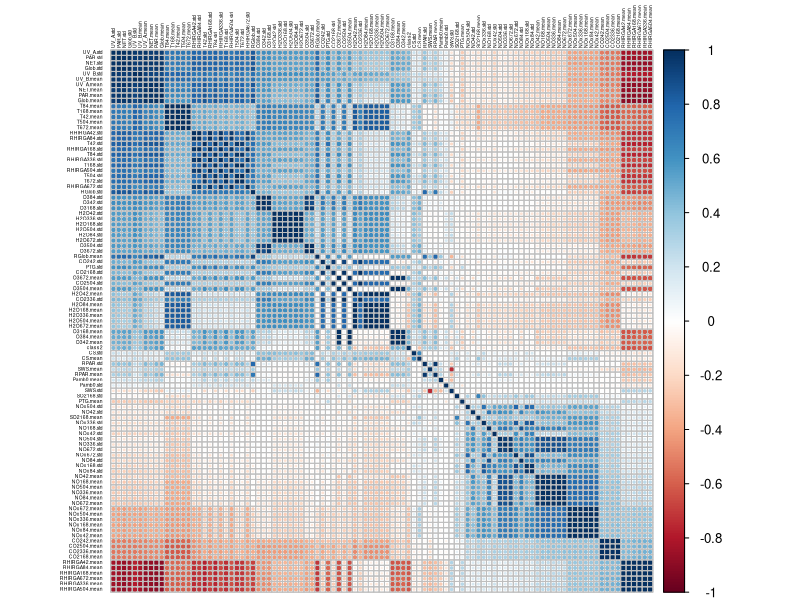
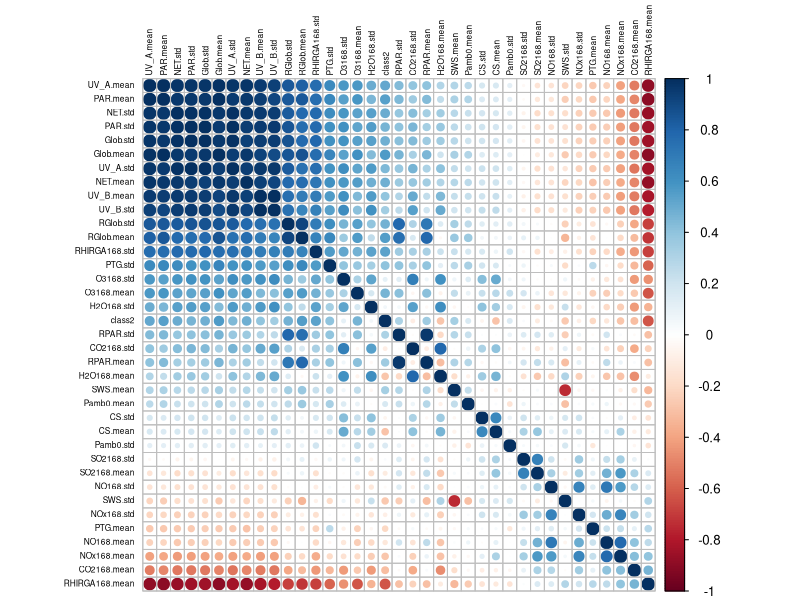

These charts were generated, in order, by the following R code:
## ---- chunk 1
knitr::opts_chunk$set(echo = FALSE)
## ---- chunk 2
npfOrig <- read.csv("npf_train.csv")
# Create class2
npfOrig$class2[npfOrig$class4 == "nonevent"] <- 0
npfOrig$class2[npfOrig$class4 != "nonevent"] <- 1
# Add date as row name
rownames(npfOrig) <- npfOrig[, "date"]
# Remove columns id, date, class4, partlybad
npfData <- npfOrig[, -(1:4)]
## ---- chunk 3
library(corrplot)
# Original correlations
cmData <- cor(npfData)
corrplot(cmData, order = "FPC", tl.cex = 0.3, tl.col = "black")
## ---- chunk 4
# Select global and 16.8 m high values for correlation plot
npf168 <- data.frame(npfOrig[, (5:6)], npfOrig[, (13:16)], npfOrig[, (27:30)], 
                  npfOrig[, (41:42)], npfOrig[, (53:54)], npfOrig[, (63:72)],
                  npfOrig[, (83:88)], npfOrig[, (99:105)])
cm168 <- cor(npf168)
corrplot(cm168, order = "FPC", tl.cex = 0.5, tl.col = "black")
## ---- chunk 5
# Sample half of the data for training and testing sets
set.seed(42)
idx <- sample(nrow(npfData), nrow(npfData)/2)
npf_train <- npfData[idx, ]
npf_test <- npfData[-idx, ]
